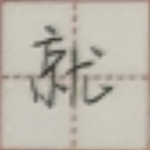
#> input picture Python实现字帖分离背景/work/01.png, 150 x 150 px; its folder holds only this picture in this run
$ jupyter execute main.ipynb   (shell and % lines are left out)
#> lines starting #> are read from the running program, lines starting #| are printed output that depends on the picture; after the words box and inside, x2 and y2 are one past the last pixel; in counts of white or black regions, pixels touching at a corner belong together
[cell 1]
# 查看当前挂载的数据集目录, 该目录下的变更重启环境后会自动还原
# View dataset directory.
# This directory will be recovered automatically after resetting environment.

[cell 2]
import math
import os
from PIL import Image
import matplotlib.pyplot as plt
import numpy as np
from scipy.cluster.vq import kmeans
import cv2

[cell 3]
dispose_dir = 'work'  # 数据集文件夹
save_path = 'out'  # 输出文件夹
try:
    os.mkdir(save_path)
except FileExistsError:
    pass

[cell 4]
for pic in os.listdir(dispose_dir):
    # 读取图片并二值化，并将图片resize为150
    # print(os.path.join(dispose_dir, picroot))
    thisPicRoot = os.path.join(dispose_dir, pic)
    try:
        picOri = cv2.resize(cv2.imread(thisPicRoot), (150, 150))
#> picOri is the input picture: shape (150, 150, 3); mean B, G, R 172.2, 183, 188.3
        imgGray = cv2.resize(cv2.imread(thisPicRoot, 0), (150, 150))
#> imgGray: shape (150, 150); min 52, max 204, mean 182.8
    except:
        continue
    thisPicRoot = os.path.join(dispose_dir, pic)
    img = Image.open(thisPicRoot)
    w, h = img.size
#> w = 150; h = 150
    points = []
    for count, color in img.getcolors(w * h):
        points.append(color)
#> this loop made 5104 passes
#> (count, color) on passes 1, 3, 4: (1, (158, 127, 119)), (1, (134, 127, 117)), (1, (132, 127, 118))
#> after the loop, points = 5104 items, first 6: (158, 127, 119), (146, 127, 117), (134, 127, 117), (132, 127, 118), (131, 127, 118), (130, 127, 119)
    fe = np.array(points, dtype=float)  # 聚类需要是Float或者Double
    book = np.array((fe[100], fe[1], fe[8], fe[8]))  # 聚类中心，初始值
#> book = [[174, 163, 156], [146, 127, 117], [127, 127, 120], [127, 127, 120]]
    codebook, distortion = kmeans(fe, 3)
#> codebook = [[189, 181.3, 170.8], [157.5, 148, 137.9], [106.4, 104.3, 95.18]]; distortion = 17.76
    centers = np.array(codebook, dtype=int)  # 变为色彩，还得转为整数
#> centers = [[188, 181, 170], [157, 148, 137], [106, 104, 95]]
    minRGB = 255 * 3
    judge = [255, 255, 255]
    for i in range(0, 3):
        if centers[i][1] + centers[i][2] + centers[i][0] < minRGB:
            minRGB = centers[i][1] + centers[i][2] + centers[i][0]
            judge = centers[i]
#> this loop made 3 passes
#> (minRGB, judge) on passes 1 to 3: (539, [188, 181, 170]), (442, [157, 148, 137]), (305, [106, 104, 95])
#> after the loop, minRGB = 305
    for dx in range(0, 150):
        for dy in range(0, 150):
            c = picOri[dx, dy]
            dc = c - judge
            if dc[1]+dc[2]+dc[0]< 60:
                imgGray[dx, dy] = 0
            else:
                imgGray[dx, dy] = 255
            if dx < 20 or dx > 130 or dy < 20 or dy > 130:
                imgGray[dx, dy] = 255
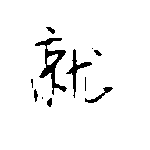
#> imgGray: shape (150, 150); 95.5% white; 11 black regions (4 under 20 px), largest, box (x1, y1, x2, y2) and area: (35, 38, 67, 95) 516, (66, 49, 92, 98) 234, (85, 87, 113, 103) 111
    dst = cv2.blur(imgGray, (5, 5))
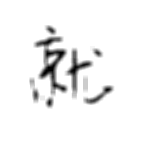
#> dst: shape (150, 150); min 0, max 255, mean 243.4
    for dx in range(10, 140):
        for dy in range(10, 140):
            if dst[dx, dy]<230:
               dst[dx, dy] = 0
            else:
               dst[dx, dy] = 255
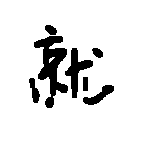
#> dst: shape (150, 150); 90.1% white; 7 black regions, largest, box (x1, y1, x2, y2) and area: (34, 36, 68, 108) 1091, (65, 48, 93, 98) 497, (83, 85, 114, 105) 258
    mask = dst
    # 计算图片的重心，作为图片的圆心
    M = cv2.moments(mask)
#> M = moments, m00 5168850, centre m10/m00, m01/m00 = (75.67, 74.97)
    cX = int(M["m10"] / M["m00"])
#> cX = 75
    cY = int(M["m01"] / M["m00"])
#> cY = 74
    # 计算圆的半径
    maxR = 0
    for dx in range(0, 150):
        for dy in range(0, 150):
            if mask[dx, dy] == 0 and (cX - dx) * (cX - dx) + (cY - dy) * (cY - dy) > maxR:
                maxR = (cX - dx) * (cX - dx) + (cY - dy) * (cY - dy)
#> after the loop, maxR = 3284
    maxR = math.sqrt(maxR)
#> maxR = 57.31
    maxR = min(cX, cY, 150 - cX, 150 - cY, maxR)
    # 在原图上绘制圆，展示结果以便于查看
    cv2.circle(picOri, (cX, cY), round(maxR), (255, 0, 0))
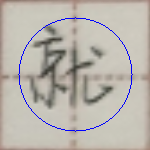
#> picOri: shape (150, 150, 3); 1.42% of pixels changed, all inside (x1, y1, x2, y2) = (18, 17, 133, 132)
    plt.imshow(picOri)
    plt.show()
    # 结果图需要绘制的是黑色实心圆
    circlePic = picOri * 0 + 255
#> circlePic: shape (150, 150, 3); every value is 255
    cv2.circle(circlePic, (cX, cY), round(maxR), (0, 0, 0), -1)
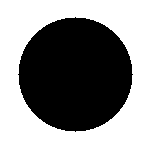
#> circlePic: shape (150, 150, 3); 54.7% white; 1 black region, box (x1, y1, x2, y2) and area: (18, 17, 133, 132) 10189
    plt.imshow(dst)
    plt.show()
    cv2.imwrite(os.path.join(save_path, pic), dst)  # 保存提交图片
    cv2.imwrite(os.path.join(save_path, pic.split('.png')[0] + '-c.png'), circlePic)  # 保存提交图片

$ run again, on Python实现字帖分离背景/work/05.png
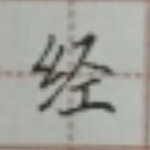
#> input picture Python实现字帖分离背景/work/05.png, 150 x 150 px
#> picOri is the input picture: shape (150, 150, 3); mean B, G, R 156.5, 163.1, 162.5
#> the loop `for count, color in img.getcolors(w * h):` made 5948 passes
#> (count, color) on passes 1, 4, 5: (162, (172, 177, 171)), (1, (149, 137, 126)), (1, (157, 127, 116))
#> after the loop `for count, color in img.getcolors(w * h):`: points = 5948 items, first 6: (172, 177, 171), (151, 137, 126), (150, 137, 126), (149, 137, 126), (157, 127, 116), (154, 127, 119)
#> book = [[120, 125, 118], [151, 137, 126], [148, 127, 114], [148, 127, 114]]
#> codebook = [[142, 135.1, 127.5], [84.24, 83.99, 77.05], [170.2, 168.5, 161.5]]; distortion = 18.21
#> centers = [[142, 135, 127], [84, 83, 77], [170, 168, 161]]
#> the loop `for i in range(0, 3):` made 3 passes
#> (minRGB, judge) on passes 1 to 2: (404, [142, 135, 127]), (244, [84, 83, 77])
#> after the loop `for i in range(0, 3):`: minRGB = 244
#> after the loop `for dx in range(10, 140):`:
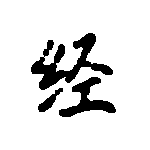
#> dst: shape (150, 150); 88.4% white; 3 black regions, box (x1, y1, x2, y2) and area: (31, 33, 113, 90) 1562, (59, 77, 116, 117) 843, (38, 88, 63, 112) 212
#> M = moments, m00 5070165, centre m10/m00, m01/m00 = (74.86, 74.08)
#> cX = 74
#> after the loop `for dx in range(0, 150):`: maxR = 3050
#> `maxR = math.sqrt(maxR)`: maxR = 55.23
#> picOri: shape (150, 150, 3); 1.37% of pixels changed, all inside (x1, y1, x2, y2) = (19, 19, 130, 130)
#> `cv2.circle(circlePic, (cX, cY), round(maxR), (0, 0, 0), -1)`:
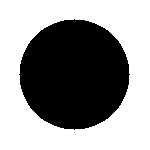
#> circlePic: shape (150, 150, 3); 57.9% white; 1 black region, box (x1, y1, x2, y2) and area: (19, 19, 130, 130) 9477

$ run again, on Python实现字帖分离背景/work/06.png
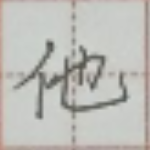
#> input picture Python实现字帖分离背景/work/06.png, 150 x 150 px
#> picOri is the input picture: shape (150, 150, 3); mean B, G, R 183.9, 188.7, 189.5
#> the loop `for count, color in img.getcolors(w * h):` made 5164 passes
#> (count, color) on passes 1, 3, 4: (1, (154, 127, 117)), (1, (131, 127, 120)), (1, (130, 127, 120))
#> after the loop `for count, color in img.getcolors(w * h):`: points = 5164 items, first 6: (154, 127, 117), (151, 127, 116), (131, 127, 120), (130, 127, 120), (128, 127, 122), (127, 127, 122)
#> book = [[121, 123, 118], [151, 127, 116], [124, 127, 120], [124, 127, 120]]
#> codebook = [[169.1, 159.6, 153.6], [196.5, 192.4, 186.8], [116.4, 116.4, 110.8]]; distortion = 16.77
#> centers = [[169, 159, 153], [196, 192, 186], [116, 116, 110]]
#> the loop `for i in range(0, 3):` made 3 passes
#> (minRGB, judge) on passes 1, 3: (481, [169, 159, 153]), (342, [116, 116, 110])
#> after the loop `for i in range(0, 3):`: minRGB = 342
#> after the loop `for dx in range(10, 140):`:
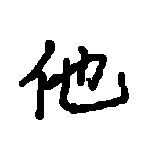
#> dst: shape (150, 150); 87.3% white; 1 black region, box (x1, y1, x2, y2) and area: (19, 40, 129, 120) 2851
#> M = moments, m00 5010495, centre m10/m00, m01/m00 = (74.82, 73.54)
#> cX = 74
#> cY = 73
#> after the loop `for dx in range(0, 150):`: maxR = 3601
#> `maxR = math.sqrt(maxR)`: maxR = 60.01
#> picOri: shape (150, 150, 3); 1.49% of pixels changed, all inside (x1, y1, x2, y2) = (14, 13, 135, 134)
#> `cv2.circle(circlePic, (cX, cY), round(maxR), (0, 0, 0), -1)`:
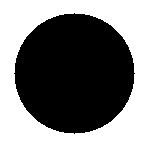
#> circlePic: shape (150, 150, 3); 49.8% white; 1 white region, box (x1, y1, x2, y2) and area: (0, 0, 150, 150) 11211

$ run again, on Python实现字帖分离背景/work/07.png
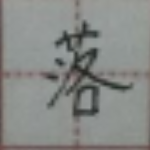
#> input picture Python实现字帖分离背景/work/07.png, 150 x 150 px
#> picOri is the input picture: shape (150, 150, 3); mean B, G, R 134.3, 137.3, 135.1
#> the loop `for count, color in img.getcolors(w * h):` made 5084 passes
#> (count, color) on passes 1, 3, 4: (7, (143, 149, 144)), (3, (138, 127, 127)), (1, (137, 127, 127))
#> after the loop `for count, color in img.getcolors(w * h):`: points = 5084 items, first 6: (143, 149, 144), (139, 127, 122), (138, 127, 127), (137, 127, 127), (136, 127, 127), (135, 127, 125)
#> book = [[148, 155, 153], [139, 127, 122], [132, 127, 124], [132, 127, 124]]
#> codebook = [[110.9, 106.1, 103.4], [69.25, 71.05, 67.89], [140.4, 140.4, 137.1]]; distortion = 15.91
#> centers = [[110, 106, 103], [69, 71, 67], [140, 140, 137]]
#> the loop `for i in range(0, 3):` made 3 passes
#> (minRGB, judge) on passes 1 to 2: (319, [110, 106, 103]), (207, [69, 71, 67])
#> after the loop `for i in range(0, 3):`: minRGB = 207
#> after the loop `for dx in range(10, 140):`:
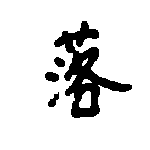
#> dst: shape (150, 150); 87.7% white; 4 black regions, box (x1, y1, x2, y2) and area: (54, 21, 132, 118) 2488, (45, 72, 59, 82) 111, (48, 92, 59, 107) 85, (54, 57, 65, 67) 82
#> M = moments, m00 5032170, centre m10/m00, m01/m00 = (73.46, 74.82)
#> cX = 73
#> cY = 74
#> after the loop `for dx in range(0, 150):`: maxR = 3474
#> `maxR = math.sqrt(maxR)`: maxR = 58.94
#> picOri: shape (150, 150, 3); 1.48% of pixels changed, all inside (x1, y1, x2, y2) = (14, 15, 133, 134)
#> `cv2.circle(circlePic, (cX, cY), round(maxR), (0, 0, 0), -1)`:
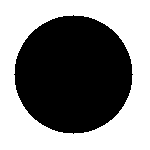
#> circlePic: shape (150, 150, 3); 51.5% white; 1 black region, box (x1, y1, x2, y2) and area: (14, 15, 133, 134) 10913
